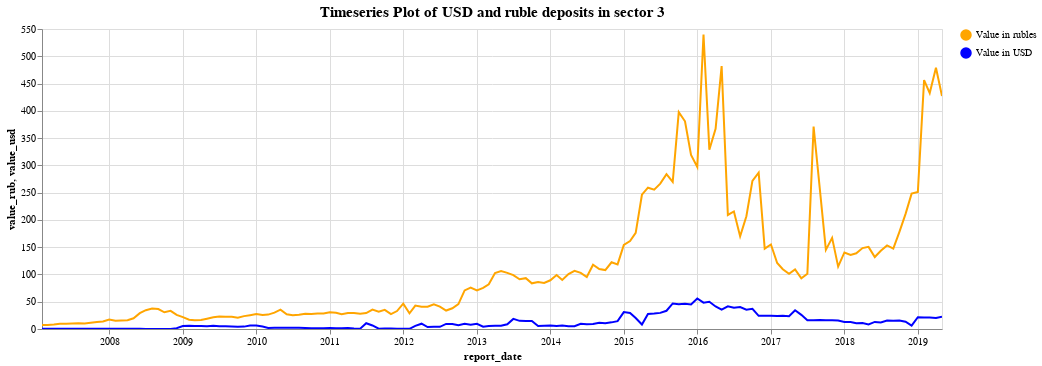

Notebook cell for this chart:
### Code cell
plot_sectors(sector3, 3)

### Figure 1 — Vega-Lite specification as saved in the notebook (floating-point values rounded to 4 significant figures; data arrays with more than 128 entries replaced by an {"elided": "..."} marker saying what was removed)
{"config": {"view": {"continuousWidth": 400, "continuousHeight": 300}}, "layer": [{"mark": {"type": "line", "color": "orange"}, "encoding": {"color": {"type": "nominal", "field": "legend1", "scale": {"domain": ["Value in rubles", "Value in USD"], "range": ["orange", "blue"]}, "title": ""}, "x": {"type": "temporal", "field": "report_date"}, "y": {"type": "quantitative", "field": "value_rub"}}, "selection": {"selector043": {"type": "interval", "bind": "scales", "encodings": ["x", "y"]}}, "transform": [{"calculate": "'Value in rubles'", "as": "legend1"}, {"calculate": "'Value in USD'", "as": "legend2"}]}, {"mark": {"type": "line", "color": "blue"}, "encoding": {"color": {"type": "nominal", "field": "legend2", "scale": {"domain": ["Value in rubles", "Value in USD"], "range": ["orange", "blue"]}, "title": ""}, "x": {"type": "temporal", "field": "report_date"}, "y": {"type": "quantitative", "field": "value_usd"}}, "transform": [{"calculate": "'Value in rubles'", "as": "legend1"}, {"calculate": "'Value in USD'", "as": "legend2"}]}, {"mark": {"type": "text", "align": "left", "baseline": "middle", "dx": 3}, "encoding": {"color": {"type": "nominal", "field": "legend1", "scale": {"domain": ["Value in rubles", "Value in USD"], "range": ["orange", "blue"]}, "title": ""}, "x": {"type": "temporal", "field": "report_date"}, "y": {"type": "quantitative", "field": "value_rub"}}, "transform": [{"calculate": "'Value in rubles'", "as": "legend1"}, {"calculate": "'Value in USD'", "as": "legend2"}]}], "data": {"name": "data-b7615184548b72f58b61db0f3b9eb6fc"}, "height": 300, "title": {"text": ["Timeseries Plot of USD and ruble deposits in sector 3"], "fontSize": 15, "fontWeight": "bold", "font": "Courier New"}, "width": 900, "$schema": "https://vega.github.io/schema/vega-lite/v4.8.1.json", "datasets": {"data-b7615184548b72f58b61db0f3b9eb6fc": {"elided": "148 records"}}}
